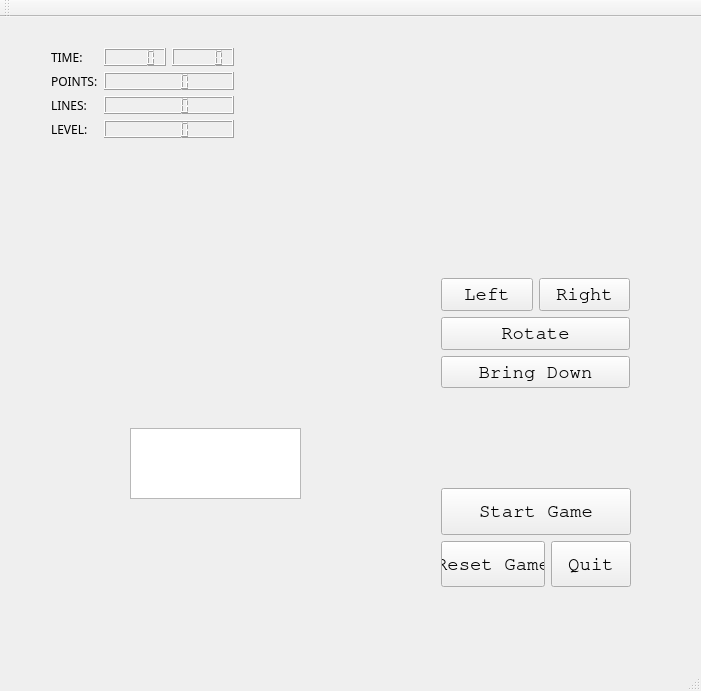
<?xml version="1.0" encoding="UTF-8"?>
<ui version="4.0">
 <class>MainWindow</class>
 <widget class="QMainWindow" name="MainWindow">
  <property name="geometry">
   <rect>
    <x>0</x>
    <y>0</y>
    <width>701</width>
    <height>691</height>
   </rect>
  </property>
  <property name="windowTitle">
   <string>MainWindow</string>
  </property>
  <widget class="QWidget" name="centralWidget">
   <widget class="QGraphicsView" name="graphicsView">
    <property name="geometry">
     <rect>
      <x>130</x>
      <y>411</y>
      <width>171</width>
      <height>71</height>
     </rect>
    </property>
   </widget>
   <widget class="QWidget" name="gridLayoutWidget">
    <property name="geometry">
     <rect>
      <x>40</x>
      <y>20</y>
      <width>205</width>
      <height>112</height>
     </rect>
    </property>
    <layout class="QGridLayout" name="gridLayout">
     <item row="0" column="2">
      <widget class="QLCDNumber" name="lcdNumberMin">
       <property name="font">
        <font>
         <pointsize>12</pointsize>
        </font>
       </property>
       <property name="frameShape">
        <enum>QFrame::Box</enum>
       </property>
       <property name="frameShadow">
        <enum>QFrame::Raised</enum>
       </property>
      </widget>
     </item>
     <item row="0" column="1">
      <widget class="QLabel" name="timeLabel">
       <property name="font">
        <font>
         <family>Fixed</family>
         <weight>50</weight>
         <bold>false</bold>
        </font>
       </property>
       <property name="text">
        <string>TIME:</string>
       </property>
      </widget>
     </item>
     <item row="0" column="3">
      <widget class="QLCDNumber" name="lcdNumberSec">
       <property name="frameShadow">
        <enum>QFrame::Raised</enum>
       </property>
      </widget>
     </item>
     <item row="1" column="1">
      <widget class="QLabel" name="pointsLabel">
       <property name="font">
        <font>
         <family>Fixed</family>
        </font>
       </property>
       <property name="text">
        <string>POINTS:</string>
       </property>
      </widget>
     </item>
     <item row="1" column="2" colspan="2">
      <widget class="QLCDNumber" name="lcdNumberPoints">
       <property name="font">
        <font>
         <weight>75</weight>
         <bold>true</bold>
        </font>
       </property>
       <property name="frameShadow">
        <enum>QFrame::Raised</enum>
       </property>
      </widget>
     </item>
     <item row="2" column="1">
      <widget class="QLabel" name="linesLabel">
       <property name="font">
        <font>
         <family>Fixed</family>
        </font>
       </property>
       <property name="text">
        <string>LINES:</string>
       </property>
      </widget>
     </item>
     <item row="2" column="2" colspan="2">
      <widget class="QLCDNumber" name="lcdNumberLines">
       <property name="frameShadow">
        <enum>QFrame::Raised</enum>
       </property>
      </widget>
     </item>
     <item row="3" column="1">
      <widget class="QLabel" name="levelLabel">
       <property name="font">
        <font>
         <family>Fixed</family>
        </font>
       </property>
       <property name="text">
        <string>LEVEL:</string>
       </property>
      </widget>
     </item>
     <item row="3" column="2" colspan="2">
      <widget class="QLCDNumber" name="lcdNumberLevel">
       <property name="font">
        <font>
         <weight>75</weight>
         <bold>true</bold>
        </font>
       </property>
       <property name="frameShadow">
        <enum>QFrame::Raised</enum>
       </property>
      </widget>
     </item>
    </layout>
   </widget>
   <widget class="QWidget" name="gridLayoutWidget_2">
    <property name="geometry">
     <rect>
      <x>430</x>
      <y>250</y>
      <width>211</width>
      <height>132</height>
     </rect>
    </property>
    <layout class="QGridLayout" name="gridLayout_2">
     <item row="2" column="0" colspan="2">
      <widget class="QPushButton" name="downButton">
       <property name="sizePolicy">
        <sizepolicy hsizetype="Minimum" vsizetype="MinimumExpanding">
         <horstretch>0</horstretch>
         <verstretch>0</verstretch>
        </sizepolicy>
       </property>
       <property name="font">
        <font>
         <family>Nimbus Mono PS</family>
         <pointsize>14</pointsize>
        </font>
       </property>
       <property name="text">
        <string>Bring Down</string>
       </property>
      </widget>
     </item>
     <item row="1" column="0" colspan="2">
      <widget class="QPushButton" name="rotateButton">
       <property name="sizePolicy">
        <sizepolicy hsizetype="Minimum" vsizetype="MinimumExpanding">
         <horstretch>0</horstretch>
         <verstretch>0</verstretch>
        </sizepolicy>
       </property>
       <property name="font">
        <font>
         <family>Nimbus Mono PS</family>
         <pointsize>14</pointsize>
        </font>
       </property>
       <property name="text">
        <string>Rotate</string>
       </property>
      </widget>
     </item>
     <item row="0" column="0">
      <widget class="QPushButton" name="moveLeftButton">
       <property name="sizePolicy">
        <sizepolicy hsizetype="Minimum" vsizetype="MinimumExpanding">
         <horstretch>0</horstretch>
         <verstretch>0</verstretch>
        </sizepolicy>
       </property>
       <property name="font">
        <font>
         <family>Nimbus Mono PS</family>
         <pointsize>14</pointsize>
        </font>
       </property>
       <property name="text">
        <string>Left</string>
       </property>
      </widget>
     </item>
     <item row="0" column="1">
      <widget class="QPushButton" name="moveRightButton">
       <property name="sizePolicy">
        <sizepolicy hsizetype="Minimum" vsizetype="MinimumExpanding">
         <horstretch>0</horstretch>
         <verstretch>0</verstretch>
        </sizepolicy>
       </property>
       <property name="font">
        <font>
         <family>Nimbus Mono PS</family>
         <pointsize>14</pointsize>
        </font>
       </property>
       <property name="text">
        <string>Right</string>
       </property>
      </widget>
     </item>
    </layout>
   </widget>
   <widget class="QWidget" name="verticalLayoutWidget">
    <property name="geometry">
     <rect>
      <x>430</x>
      <y>460</y>
      <width>212</width>
      <height>121</height>
     </rect>
    </property>
    <layout class="QVBoxLayout" name="verticalLayout">
     <item>
      <widget class="QPushButton" name="startButton">
       <property name="sizePolicy">
        <sizepolicy hsizetype="MinimumExpanding" vsizetype="MinimumExpanding">
         <horstretch>0</horstretch>
         <verstretch>0</verstretch>
        </sizepolicy>
       </property>
       <property name="font">
        <font>
         <family>Nimbus Mono PS</family>
         <pointsize>14</pointsize>
        </font>
       </property>
       <property name="text">
        <string>Start Game</string>
       </property>
      </widget>
     </item>
     <item>
      <layout class="QHBoxLayout" name="horizontalLayout">
       <item>
        <widget class="QPushButton" name="resetButton">
         <property name="sizePolicy">
          <sizepolicy hsizetype="Minimum" vsizetype="MinimumExpanding">
           <horstretch>0</horstretch>
           <verstretch>0</verstretch>
          </sizepolicy>
         </property>
         <property name="font">
          <font>
           <family>Nimbus Mono PS</family>
           <pointsize>14</pointsize>
          </font>
         </property>
         <property name="text">
          <string>Reset Game</string>
         </property>
        </widget>
       </item>
       <item>
        <widget class="QPushButton" name="closeButton">
         <property name="sizePolicy">
          <sizepolicy hsizetype="Minimum" vsizetype="MinimumExpanding">
           <horstretch>0</horstretch>
           <verstretch>0</verstretch>
          </sizepolicy>
         </property>
         <property name="minimumSize">
          <size>
           <width>0</width>
           <height>0</height>
          </size>
         </property>
         <property name="font">
          <font>
           <family>Nimbus Mono PS</family>
           <pointsize>14</pointsize>
          </font>
         </property>
         <property name="text">
          <string>Quit</string>
         </property>
        </widget>
       </item>
      </layout>
     </item>
    </layout>
   </widget>
   <widget class="QLabel" name="gameOverLabel">
    <property name="geometry">
     <rect>
      <x>430</x>
      <y>50</y>
      <width>201</width>
      <height>51</height>
     </rect>
    </property>
    <property name="palette">
     <palette>
      <active>
       <colorrole role="WindowText">
        <brush brushstyle="SolidPattern">
         <color alpha="255">
          <red>239</red>
          <green>41</green>
          <blue>41</blue>
         </color>
        </brush>
       </colorrole>
       <colorrole role="Text">
        <brush brushstyle="SolidPattern">
         <color alpha="255">
          <red>239</red>
          <green>41</green>
          <blue>41</blue>
         </color>
        </brush>
       </colorrole>
      </active>
      <inactive>
       <colorrole role="WindowText">
        <brush brushstyle="SolidPattern">
         <color alpha="255">
          <red>239</red>
          <green>41</green>
          <blue>41</blue>
         </color>
        </brush>
       </colorrole>
       <colorrole role="Text">
        <brush brushstyle="SolidPattern">
         <color alpha="255">
          <red>239</red>
          <green>41</green>
          <blue>41</blue>
         </color>
        </brush>
       </colorrole>
      </inactive>
      <disabled>
       <colorrole role="WindowText">
        <brush brushstyle="SolidPattern">
         <color alpha="127">
          <red>255</red>
          <green>255</green>
          <blue>255</blue>
         </color>
        </brush>
       </colorrole>
       <colorrole role="Text">
        <brush brushstyle="SolidPattern">
         <color alpha="127">
          <red>255</red>
          <green>255</green>
          <blue>255</blue>
         </color>
        </brush>
       </colorrole>
      </disabled>
     </palette>
    </property>
    <property name="font">
     <font>
      <family>Overpass</family>
      <pointsize>25</pointsize>
      <weight>75</weight>
      <italic>false</italic>
      <bold>true</bold>
      <strikeout>false</strikeout>
      <stylestrategy>PreferDefault</stylestrategy>
      <kerning>true</kerning>
     </font>
    </property>
    <property name="autoFillBackground">
     <bool>false</bool>
    </property>
    <property name="text">
     <string/>
    </property>
    <property name="alignment">
     <set>Qt::AlignCenter</set>
    </property>
    <property name="indent">
     <number>5</number>
    </property>
   </widget>
   <widget class="QLabel" name="tetrisCountLabel">
    <property name="geometry">
     <rect>
      <x>410</x>
      <y>110</y>
      <width>251</width>
      <height>41</height>
     </rect>
    </property>
    <property name="font">
     <font>
      <family>Overpass</family>
      <pointsize>14</pointsize>
      <weight>75</weight>
      <bold>true</bold>
      <kerning>true</kerning>
     </font>
    </property>
    <property name="text">
     <string/>
    </property>
    <property name="alignment">
     <set>Qt::AlignCenter</set>
    </property>
   </widget>
  </widget>
  <widget class="QMenuBar" name="menuBar">
   <property name="geometry">
    <rect>
     <x>0</x>
     <y>0</y>
     <width>701</width>
     <height>25</height>
    </rect>
   </property>
  </widget>
  <widget class="QToolBar" name="mainToolBar">
   <attribute name="toolBarArea">
    <enum>TopToolBarArea</enum>
   </attribute>
   <attribute name="toolBarBreak">
    <bool>false</bool>
   </attribute>
  </widget>
  <widget class="QStatusBar" name="statusBar"/>
 </widget>
 <layoutdefault spacing="6" margin="11"/>
 <resources/>
 <connections>
  <connection>
   <sender>closeButton</sender>
   <signal>clicked()</signal>
   <receiver>MainWindow</receiver>
   <slot>close()</slot>
   <hints>
    <hint type="sourcelabel">
     <x>601</x>
     <y>625</y>
    </hint>
    <hint type="destinationlabel">
     <x>350</x>
     <y>345</y>
    </hint>
   </hints>
  </connection>
 </connections>
</ui>
